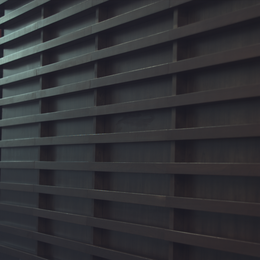
%> input picture general_functions/woodwall_0.png, 260 x 260 px, shrunk from 1024 x 1024 before the run; the run also reads 2 pictures not shown here
$ octave Run_MRI.m   (GNU Octave 9; MATLAB toolbox functions it lacks are replaced by stand-ins)
%> lines starting %> are read from the running program, lines starting %| are printed output that depends on the picture
### general_functions/normalize2D.m
% This function normalizes a 2D matrix I0 to a 0-1 2D matrix I.
%
function I=normalize2D(I0)

I0=double(I0);
MAX=max(max(I0));
MIN=min(min(I0));
delta=MAX-MIN;

[r,c]=size(I0);
I=zeros(r,c);
for i=1:r
    for j=1:c
     I(i,j)=((I0(i,j)-MIN)./delta);
    end
end

end

### general_functions/calculateStokes.m
% This function calculates the 5 polarization parameters of the pixel.
%
% Output parameters:
%  5 polarization parameters: s0,s1,s2,DOLP,AOLP
%
% Input parameters:
%  4 intensity parameters of the pixel: i0,i45,i90,i135
%
function [s0,s1,s2,DOLP,AOLP] = calculateStokes(i0,i45,i90,i135)

% i0,i45,i90,i135: 0~1;
% make sure S0: 0~1, S1: -1~1, S2: -1~1
s0 = 0.5*(i0 + i45 + i90 + i135);
s0 = s0/2;
s1 = i0 - i90;
s2 = i45 - i135;

% make sure DOLP: 0~1
DOLP = sqrt(s1.*s1 + s2.*s2)./(s0);
DOLP(DOLP>1) = 1;
DOLP(DOLP<0) = 0;
DOLP(isnan(DOLP)) = 0;
DOLP(isinf(DOLP)) = 1;

% make sure AOLP: 0~1
AOLP = (1/2) * atan2(s2,s1);
AOLP = AOLP * 180 / pi;
AOLP = mod(AOLP,180)/180.0;

 if max(i0(:)) > 255 || max(i45(:)) > 255 || max(i90(:)) > 255 || max(i135(:)) > 255
    s1 = (s1 + 65535)/131070;
    s2 = (s2 + 65535)/131070;
 elseif max(i0(:) < 1) || max(i45(:) < 1) || max(i90(:) < 1) || max(i135(:) < 1)
    s1 = (s1 + 1)/2;
    s2 = (s2 + 1)/2;
 else
    s1 = (s1 + 255)/510;
    s2 = (s2 + 255)/510;
 end

end

### Modified residual interpolation (MRI)/Residual_GF.m
%% Demosaic a matrix, and get 4 full-resolution intensity matrices with
% 'modified residual interpolation' algorithm
%
%% Input:
% The mosaic matrix and mask
%
%% Output:
% 4 demosaiced matrices (4 intensity matrices)
function [I0_d,I45_d,I90_d,I135_d] = Residual_GF(mosaic,mask)
% 90 45
% 135 0
mosaic2=zeros(size(mosaic));
I=sum(mosaic,3);
%% 4 original sparse channels & full guided filter
I90_osp=mosaic(:,:,1);
I45_osp=mosaic(:,:,2);
I135_osp=mosaic(:,:,3);
I0_osp=mosaic(:,:,4);
[I0_g,I45_g,I90_g,I135_g] = Bilinear(mosaic);
%% tentative estimate by guided filtering (full)
I90_e = imguidedfilter(I90_osp,I90_g);
I45_e = imguidedfilter(I45_osp,I45_g);
I135_e = imguidedfilter(I135_osp,I135_g);
I0_e = imguidedfilter(I0_osp,I0_g);

%% make residuals and interpolate then plus
I90_r=I90_osp-I90_e;
I45_r=I45_osp-I45_e;
I135_r=I135_osp-I135_e;
I0_r=I0_osp-I0_e;
mosaic2(:,:,1) = I90_r .* mask(:,:,1);
mosaic2(:,:,2) = I45_r .* mask(:,:,2);
mosaic2(:,:,3) = I135_r .* mask(:,:,3);
mosaic2(:,:,4) = I0_r .* mask(:,:,4);
[I0_r,I45_r,I90_r,I135_r] = Bilinear(mosaic2);

I90_d=I90_r+I90_e;
I45_d=I45_r+I45_e;
I135_d=I135_r+I135_e;
I0_d=I0_r+I0_e;
end

### Modified residual interpolation (MRI)/Bilinear.m
% bilinear interpolation
function [I0_d,I45_d,I90_d,I135_d] = Bilinear(mosaic)

compact = cat(3,mosaic(1:2:end,1:2:end,1),mosaic(1:2:end,2:2:end,2),mosaic(2:2:end,1:2:end,3),mosaic(2:2:end,2:2:end,4));

fourD_image=imresize(compact,2,"bilinear");
I90_d=fourD_image(:,:,1);
I45_d=fourD_image(:,:,2);
I135_d=fourD_image(:,:,3);
I0_d=fourD_image(:,:,4);

end

### general_functions/Impsnr.m
% This function calculate the psnr between images X and Y (X or Y is not
% AOLP).
%
% Output parameters:
%  psnr: psnr between images X and Y
%
% Input parameters:
%  X: image whose dimensions should be same to that of Y
%  Y: image whose dimensions should be same to that of X
%  peak (optional): peak value (default: 255)
%  b (optional): border size to be neglected for evaluation
%
function psnr = Impsnr(X, Y, peak, b)

% decide the parameters
if( nargin < 3 ) % nargin is the number of input parameters
 peak = 255;
end

if( nargin < 4 )
 b = 0;
end

if( b > 0 )
 X = X(b:size(X,1)-b, b:size(X,2)-b,:);
 Y = Y(b:size(Y,1)-b, b:size(Y,2)-b,:);
end

% calculate psnr between X and Y
dif = (X - Y);
dif = dif .* dif;
for i=1:size(dif, 3)
 d = dif(:,:,i);
 mse = sum( d(:) ) / numel(d)+1e-32;
 psnr(i) = 10 * log10( peak * peak / mse );
end

end

### general_functions/Impsnr_AOLP.m
% This function calculates the psnr between AOLP images X and Y.
%
% Output parameters:
%  psnr: psnr between AOLP images X and Y
%
% Input parameters:
%  X: image whose dimensions should be same to that of Y
%  Y: image whose dimensions should be same to that of X
%  b (optional): border size to be neglected for evaluation
%
function psnr_AOLP = Impsnr_AOLP(x, y, b)

if( b > 0 )
     x = x(b:size(x,1)-b, b:size(x,2)-b,:);
     y = y(b:size(y,1)-b, b:size(y,2)-b,:);
end

 x = within01( x );
 y = within01( y );

 x = x(:);
 y = y(:);

 d0 = x - y;     d0 = d0 .* d0;
 dp = (x+1) - y; dp = dp .* dp;
 dn = (x-1) - y; dn = dn .* dn;

 dif = cat( 3, d0, dp, dn );
 dif = min( dif, [], 3 );

 mse = sum( dif ) / numel(dif);
 psnr_AOLP = 10*log10(1/mse);

end


function dst = within01( src )
 dst = src;

 d = ( dst > 1 );
 while( sum(d(:)) > 0 )
  dst = dst - d;
  d = ( dst > 1 );
 end

 d = ( dst < 0 );
 while( sum(d(:)) > 0 )
  dst = dst + d;
  d = ( dst < 1 );
 end

end

### general_functions/DrawPairs.m
% This function shows 10 pairs of polarization-parameter images.
% Each pair contains an origin image and a demosaicked image.
%
% Output parameters:
%  10 pairs of images in 5 figures
%
% Input parameters:
%  all polarization-parameter matrixes (both origin and demisaicked ones)
%
function DrawPairs(I0,I45,I90,I135,S0,S1,S2,DOLP,AOLP,I0_d,I45_d,I90_d,I135_d,S0_d,S1_d,S2_d,DOLP_d,AOLP_d)

%% prepare for origin
 z = ones(size(AOLP));
 hsv = cat(3,AOLP,DOLP,z);
 rgb = hsv2rgb(hsv);

 z = ones(size(AOLP_d));
 hsv_d = cat(3,AOLP_d,DOLP_d,z);
 rgb_d = hsv2rgb(hsv_d);

 %% draw pairs : 5 seperate images
     % intensity images
     figure('units','normalized','outerposition',[0 0 1 1]);set(gcf,'Color',[1,1,1]);
     subplot(2,4,1);imshow(I0(:,:));title(['I0 ']); subplot(2,4,2);imshow(I0_d(:,:));title(['I0-d ']);
     subplot(2,4,3);imshow(I45(:,:));title(['I45 ']); subplot(2,4,4);imshow(I45_d(:,:));title(['I45-d ']);
     subplot(2,4,5);imshow(I90(:,:));title(['I90 ']); subplot(2,4,6);imshow(I90_d(:,:));title(['I90-d ']);
     subplot(2,4,7);imshow(I135(:,:));title(['I135 ']); subplot(2,4,8);imshow(I135_d(:,:));title(['I135-d ']);
     saveas(gcf, 'Results/intensity.png');

     % Stokes images
     figure('units','normalized','outerposition',[0 0 1 1]);set(gcf,'Color',[1,1,1]);
     subplot(1,6,1);imshow(im2double(S0(:,:)));title('S0'); subplot(1,6,2);imshow(im2double(S0_d(:,:)));title('S0-d');
     subplot(1,6,3);imshow(im2double(S1(:,:)));title('S1'); subplot(1,6,4);imshow(im2double(S1_d(:,:)));title('S1-d');
     subplot(1,6,5);imshow(im2double(S2(:,:)));title('S2'); subplot(1,6,6);imshow(im2double(S2_d(:,:)));title('S2-d');
     saveas(gcf, 'Results/stokes.png');

     % DOLP images
     figure(3);
     subplot(1,2,1);imshow((DOLP(:,:)),[0 1 ]);title('DOLP');colorbar('Ticks',[0,0.25,0.50,0.75,1],'TickLabels',{'0%','25%','50%','75%','100%'});
     subplot(1,2,2);imshow((DOLP_d(:,:)),[0 1 ]);title('DOLP-d');colorbar('Ticks',[0,0.25,0.50,0.75,1],'TickLabels',{'0%','25%','50%','75%','100%'});
     saveas(gcf, 'Results/DOLP.png');

     % AOLP images
     figure(4);
     ax2 = subplot(1,2,1);imshow(im2double(AOLP(:,:)));colormap(ax2,'jet');colorbar('Ticks',[0,0.25,0.50,0.75,1],'TickLabels',{'0°','45°','90°','135°','180°'});title('AOLP');
     ax2_d = subplot(1,2,2);imshow(im2double(AOLP_d(:,:)));colormap(ax2_d,'jet');colorbar('Ticks',[0,0.25,0.50,0.75,1],'TickLabels',{'0°','45°','90°','135°','180°'});title('AOLP-d');
     saveas(gcf, 'Results/AOLP.png');

     % AOLP DOLP HSV image
     figure(5);
     subplot(1,2,1);imshow(rgb);title(['AOP-DOP']);
     subplot(1,2,2);imshow(rgb_d);title(['AOP-DOP-d']);
     saveas(gcf, 'Results/AOLP-DOLP.png');

end

### Modified residual interpolation (MRI)/Run_MRI.m
%% Describe:
% This code shows the algorithm's demosaicing ability intuitively.
% It will mosaic a ground-truth scenario first, demosaic it with the
%   specific algorithm discussed in this folder, and then compare
%   the polarization parameters before and after demosaicing.
% It will use subjective and objective indicators to describe the demosaicing
%   performance.
%
%% Note:
% Make sure to put this code and the 'general_functions' folder in the
%   same folder.
%
%% Input:
% 4 RGB polarization images from the scenario 'woodwall'.
%
%% Output:
% 5 figures: showing 9 pairs of ground-truth and demosaiced polarization-
%   parameter images, including I0, I45, I90, I135, S0, S1, S2, DOLP and AOLP.
% A 'result' excel: PSNRs of these 9 pairs of images.


%% PRE
clc
close all;
clear all;
% add functions folder
addpath('general_functions');
% Result folder
if exist('Results') == 0
    mkdir('Results')
end
tic
% read polarization images (4 RGB pics)
I0 = double(imread('woodwall_0.png'));
I45 = double(imread('woodwall_45.png'));
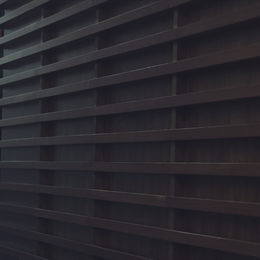
%> input picture general_functions/woodwall_45.png, 260 x 260 px, shrunk from 1024 x 1024 before the run
I90 = double(imread('woodwall_90.png'));
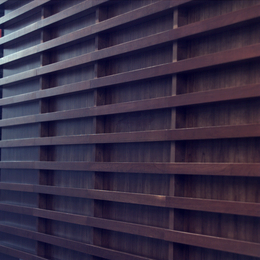
%> I90: size 260x260x3 double; mean R, G, B 40.4, 37.9, 44; mean of the top-left, top-right, bottom-left and bottom-right quarters 45.3, 39.1, 40.2, 38.4; drawn with min black and max white
I135 = double(imread('woodwall_135.png'));
% abstract monochrome polarization image by green channel: origin
I0 = normalize2D(I0(:,:,2));
%> in normalize2D, `MAX=max(max(I0));`: MAX = 200
%> in normalize2D, `MIN=min(min(I0));`: MIN = 23
%> in normalize2D, `delta=MAX-MIN;`: delta = 177
%> after the loop in normalize2D, `for i=1:r`:
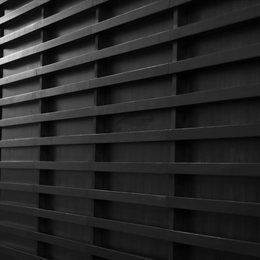
%> I: size 260x260 double; min 0, max 1, mean 0.151
I45 = normalize2D(I45(:,:,2));
I90 = normalize2D(I90(:,:,2));
I135 = normalize2D(I135(:,:,2));
origin = cat(3,I90,I45,I135,I0);
%% caculate polarization parameters of Origin Image (I0,I45,I90,I135)
[S0,S1,S2,DOLP,AOLP] = calculateStokes(I0,I45,I90,I135);
%> in calculateStokes, `DOLP(DOLP>1) = 1;`:
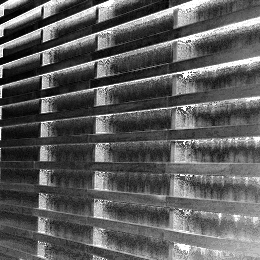
%> DOLP: size 260x260 double; min 0, max 1, mean 0.362


%% set mosaic pattern: mask
% 90 45
% 135 0
r = size(I0,1);
%> r = 260
c = size(I0,2);
%> c = 260
mask = [];
for i = 1:2
    for j = 1:2
        temp_mask = zeros(r,c);
        temp_mask(i:2:end,j:2:end) = 1;
        mask = cat(3,mask,temp_mask);
    end
end
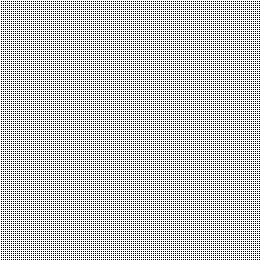
%> mask: size 260x260x4 double; mean R, G, B, A 0.25, 0.25, 0.25, 0.25; transparent parts drawn white
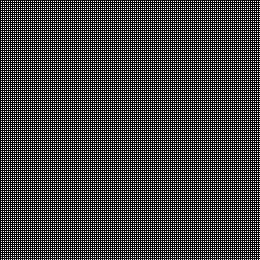
%> temp_mask: size 260x260 double; values 0 (black) and 1 (white), 25% white in thin lines or dots
mask_90 = mask(:,:,1);
mask_45 = mask(:,:,2);
mask_135 = mask(:,:,3);
mask_0 = mask(:,:,4);
%% make the Mosaic Image: mosaic
mosaic(:,:,1) = origin(:,:,1) .* mask_90;
mosaic(:,:,2) = origin(:,:,2) .* mask_45;
mosaic(:,:,3) = origin(:,:,3) .* mask_135;
%> mosaic: size 260x260x3 double
mosaic(:,:,4) = origin(:,:,4) .* mask_0;
%> mosaic: size 260x260x4 double


%% get the Demosaic Image: demosaic (I0_d,I45_d,I90_d,I135_d)
[I0_d,I45_d,I90_d,I135_d] = Residual_GF(mosaic,mask);
%> in Residual_GF, `I90_r=I90_osp-I90_e;`:
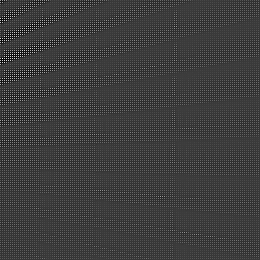
%> I90_r: size 260x260 double; min -0.237, max 0.748, mean -3.87e-18; drawn with min black and max white
toc
t=toc;
%% caculate polarization parameters of Demosaic Image (S0_d,S1_d,S2_d,DOLP_d,AOLP_d)
[S0_d,S1_d,S2_d,DOLP_d,AOLP_d] = calculateStokes(I0_d,I45_d,I90_d,I135_d);


%% caculate PSNR, and use images
% show 10 image pairs
DrawPairs(I0,I45,I90,I135,S0,S1,S2,DOLP,AOLP,I0_d,I45_d,I90_d,I135_d,S0_d,S1_d,S2_d,DOLP_d,AOLP_d);
% calculate PSNRs by excluding a 15(or 14) pixel wide margin each side
psnr_90 = Impsnr(I90_d,I90,1,15);
%> the loop in Impsnr, `for i=1:size(dif, 3)` made 1 pass
%> mse on pass 1: 0.000837
%> psnr_90 = 30.77
psnr_45 = Impsnr(I45_d,I45,1,15);
%> the loop in Impsnr (call 2), `for i=1:size(dif, 3)` made 1 pass
%> mse on pass 1: 0.000996
%> psnr_45 = 30.02
psnr_135 = Impsnr(I135_d,I135,1,15);
%> psnr_135 = 33.03
psnr_0 = Impsnr(I0_d,I0,1,15);
%> psnr_0 = 31.09
psnr_S0 = Impsnr(S0_d,S0,1,15);
%> psnr_S0 = 33.25
psnr_S1 = Impsnr(S1_d,S1,1,15);
%> psnr_S1 = 34.98
psnr_S2 = Impsnr(S2_d,S2,1,15);
%> psnr_S2 = 35.9
psnr_DOLP = Impsnr(DOLP_d,DOLP,1,15);
%> psnr_DOLP = 14.92
psnr_AOLP = Impsnr_AOLP(AOLP_d,AOLP,15);
%> in Impsnr_AOLP, `mse = sum( dif ) / numel(dif);`: mse = 0.0123
%> in Impsnr_AOLP, `psnr_AOLP = 10*log10(1/mse);`: psnr_AOLP = 19.1
%> psnr_AOLP = 19.1
PSNR=[psnr_0 psnr_45 psnr_90 psnr_135 ;psnr_S0 psnr_S1 psnr_S2 0 ;psnr_DOLP psnr_AOLP 0 0]
%> PSNR = [31.09 30.02 30.77 33.03; 33.25 34.98 35.9 0; 14.92 19.1 0 0]
%% write down the results (create a folder)
result = [psnr_0 psnr_45 psnr_90 psnr_135 psnr_S0 psnr_S1 psnr_S2 psnr_DOLP psnr_AOLP t];
%> result = [31.09 30.02 30.77 33.03 33.25 34.98 35.9 14.92 19.1 1.56]
csvwrite('Results/result.csv',result);
